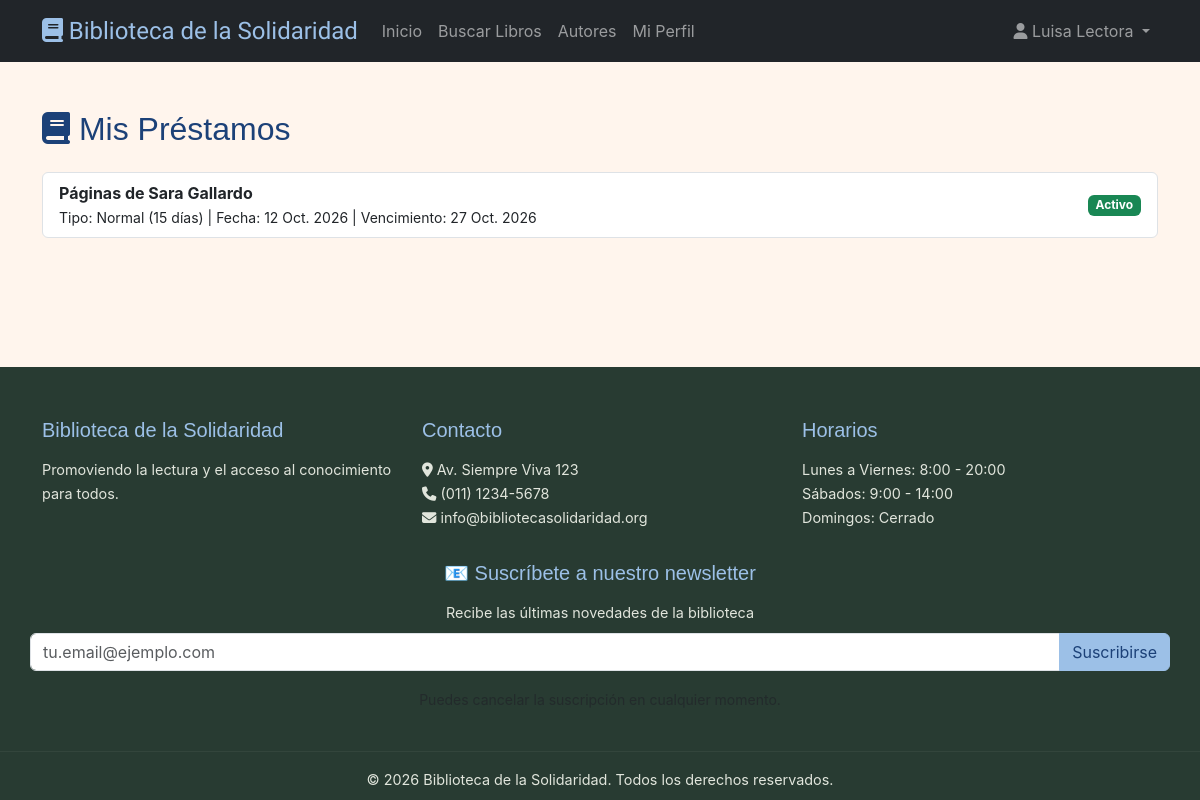
Page /loans/my/ (signed in) on the committed database.
### apps/users/models.py (models this page shows, shortened)
class User(AbstractUser):
    ROLES = (
        ('reader', 'Lector'),
        ('librarian', 'Bibliotecario'),
        ('admin', 'Administrador')
    )
    role = models.CharField(max_length=10, choices=ROLES, default='reader')
    dni = models.CharField(
            max_length=20,
            unique=True,
            validators=[validate_dni],
            help_text="Formato: 12345678 o 12.345.678"
        )
    address = models.TextField()
    phone = models.CharField(max_length=20)
    score = models.FloatField(default=5.0)
    is_active_member = models.BooleanField(default=True)
    suspension_end_date = models.DateField(null=True, blank=True)
    class Meta:
        db_table = 'users'
        verbose_name = 'Usuario'
        verbose_name_plural = 'Usuarios'

### apps/loans/models.py (models this page shows, shortened)
class Loan(models.Model):
    LOAN_TYPES = (
        ('normal', 'Normal (15 días)'),
        ('express', 'Express (3 días)'),
        ('summer', 'Verano (2 meses)'),
    )
    objects = LoanQuerySet.as_manager()
    LOAN_DURATION = {
        'normal': 15,
        'express': 3,
        'summer': 60,
    }
    user = models.ForeignKey(User, on_delete=models.CASCADE, related_name='loans')
    book = models.ForeignKey('books.Book', on_delete=models.CASCADE, related_name='loans')
    stock_item = models.ForeignKey(
        'books.BookStock',
        on_delete=models.SET_NULL,
        null=True,
        blank=True,
        related_name='loans',
    )
    loan_type = models.CharField(max_length=10, choices=LOAN_TYPES, default='normal')
    loan_date = models.DateField(auto_now_add=True)
    due_date = models.DateField()
    return_date = models.DateField(null=True, blank=True)
    status = models.CharField(max_length=20, choices=(
        ('active', 'Activo'),
        ('returned', 'Devuelto'),
        ('overdue', 'Vencido'),
        ('lost', 'Perdido'),
    ), default='active')
    renewal_count = models.IntegerField(default=0)
    max_renewals = models.IntegerField(default=2)
    class Meta:
        db_table = 'loans'
        verbose_name = 'Préstamo'
        verbose_name_plural = 'Préstamos'
        indexes = [
            models.Index(fields=['user', 'status']),
            models.Index(fields=['status', '-due_date']),
            models.Index(fields=['return_date']),
        ]

### apps/books/models.py (models this page shows, shortened)
class Book(models.Model):
    openlibrary_id = models.CharField(
        max_length=50, unique=True, blank=True, null=True, db_index=True
    )
    title = models.CharField(max_length=500, db_index=True)
    authors = models.ManyToManyField(Author, related_name='books', blank=True)
    publish_date = models.CharField(max_length=100, blank=True)
    description = models.TextField(blank=True)
    number_of_pages = models.IntegerField(blank=True, null=True)
    isbn = models.ManyToManyField(ISBN, related_name='books', blank=True)
    cover_url = models.URLField(blank=True)
    categories = models.ManyToManyField(Category, related_name='books')
    stock = models.IntegerField(default=0)
    available = models.BooleanField(default=True)
    created_at = models.DateTimeField(auto_now_add=True)
    updated_at = models.DateTimeField(auto_now=True)
    objects = BookQuerySet.as_manager()
    class Meta:
        db_table = 'books'
        verbose_name = 'Libro'
        verbose_name_plural = 'Libros'
        indexes = [
            models.Index(fields=['title']),
            models.Index(fields=['-created_at']),
            models.Index(fields=['available', 'stock']),
        ]

### apps/loans/views.py (the view)
# urls.py: path('my/', UserLoansView.as_view(), name='user_loans'),
class UserLoansView(LoginRequiredMixin, ListView):
    template_name = "loans/user_loans.html"
    context_object_name = "loans"
    def get_queryset(self):
        return Loan.objects.filter(user=self.request.user).select_related("book").order_by("-loan_date")

### templates/loans/user_loans.html
{% extends "base.html" %} {% block title %}Mis Préstamos{% endblock %} {% block content %}
<div class="container mt-5">
    <h2 class="mb-4"><i class="fas fa-book"></i> Mis Préstamos</h2>
    {% if loans %}
    <div class="list-group">
        {% for loan in loans %}
        <div class="list-group-item d-flex justify-content-between align-items-center">
            <div>
                <strong>{{ loan.book.title }}</strong><br />
                <small> Tipo: {{ loan.get_loan_type_display }} | Fecha: {{ loan.loan_date }} | Vencimiento: {{ loan.due_date }} </small>
            </div>
            {% if loan.status == 'active' %}
            <span class="badge bg-success">Activo</span>
            {% elif loan.status == 'overdue' %}
            <span class="badge bg-danger">Vencido</span>
            {% elif loan.status == 'returned' %}
            <span class="badge bg-secondary">Devuelto</span>
            {% else %}
            <span class="badge bg-warning text-dark">{{ loan.get_status_display }}</span>
            {% endif %}
        </div>
        {% endfor %}
    </div>
    {% else %}
    <div class="alert alert-info mt-4">No tienes préstamos registrados actualmente.</div>
    {% endif %}
</div>
{% endblock %}

### templates/base.html (shortened to what this page needs)
{% load static %}
<!DOCTYPE html>
<html lang="es">
<head>
    <link href="https://cdn.jsdelivr.net/npm/bootstrap@5.3.0/dist/css/bootstrap.min.css" rel="stylesheet">
    <link rel="stylesheet" href="https://cdnjs.cloudflare.com/ajax/libs/font-awesome/6.4.0/css/all.min.css">
    <link rel="stylesheet" href="{% static 'css/styles.css' %}">
</head>
<body>
    <nav class="navbar navbar-expand-lg navbar-dark bg-dark">
        <div class="container">
            <a class="navbar-brand" href="{% url 'home' %}">
                <i class="fas fa-book"></i> <span class="playwrite-au-tas-semibold">Biblioteca de la Solidaridad</span>
            </a>
            <div class="collapse navbar-collapse" id="navbarNav">
                <ul class="navbar-nav me-auto">
                    <li class="nav-item">
                        <a class="nav-link" href="{% url 'home' %}">Inicio</a>
                    </li>
                    <li class="nav-item">
                        <a class="nav-link" href="{% url 'book_search' %}">Buscar Libros</a>
                    </li>
                    <li class="nav-item">
                        <a class="nav-link" href="{% url 'author_list' %}">Autores</a>
                    </li>
                    {% if user.is_authenticated %}
                    <li class="nav-item">
                        <a class="nav-link" href="{% url 'profile' %}">Mi Perfil</a>
                    </li>
                    {% endif %}
                </ul>
                <ul class="navbar-nav">
                    {% if user.is_authenticated %}
                    <li class="nav-item dropdown">
                        <a class="nav-link dropdown-toggle" href="#" role="button" data-bs-toggle="dropdown">
                            <i class="fas fa-user"></i> {{ user.get_full_name|default:user.username }}
                        </a>
                    </li>
                    {% endif %}
                </ul>
            </div>
        </div>
    </nav>
    <main>
        {% block content %}{% endblock %}
    </main>
    <br>
    <footer class="footer">
        <div class="container">
            <div class="row">
                <div class="col-md-4">
                    <h5>Biblioteca de la Solidaridad</h5>
                    <p>Promoviendo la lectura y el acceso al conocimiento para todos.</p>
                </div>
                <div class="col-md-4">
                    <h5>Contacto</h5>
                    <p>
                        <i class="fas fa-map-marker-alt"></i> Av. Siempre Viva 123<br>
                        <i class="fas fa-phone"></i> (011) 1234-5678<br>
                        <i class="fas fa-envelope"></i> info@bibliotecasolidaridad.org
                    </p>
                </div>
                <div class="col-md-4">
                    <h5>Horarios</h5>
                    <p>
                        Lunes a Viernes: 8:00 - 20:00<br>
                        Sábados: 9:00 - 14:00<br>
                        Domingos: Cerrado
                    </p>
                </div>
                <div class="card-body text-center">
                    <br>
                    <div>
                        <h5>📧 Suscríbete a nuestro newsletter</h5>
                        <p>Recibe las últimas novedades de la biblioteca</p>
                        <form method="post" action="{% url 'subscribe_newsletter' %}">
                            <div class="input-group mb-3">
                                <input type="email" name="email" class="form-control" placeholder="tu.email@ejemplo.com"
                                    required>
                                <button class="btn btn-primary" type="submit">Suscribirse</button>
                            </div>
                        </form>
                        <small class="text-muted">Puedes cancelar la suscripción en cualquier momento.</small>
                    </div>
                </div>
            </div>
            <br>
        </div>
        <hr>
        <div class="text-center">
            <p>&copy; 2026 Biblioteca de la Solidaridad. Todos los derechos reservados.</p>
        </div>
    </footer>
</body>
</html>

### static/css/styles.css (style rules this page uses)
:root { --orange: #ec6144; --yellow: #ef9f52; --pink: #f4aab6; --light-blue: #9cc0e7; --white: #fff5ed; --blue: #1c4178; --font-display: 'Poppins', sans-serif; --font-body: 'Inter', sans-serif; --radius-sm: 8px; --radius-md: 12px; --radius-lg: 16px; --radius-xl: 24px; --shadow-sm: 0 2px 4px rgba(0, 0, 0, 0.05); --shadow-md: 0 4px 12px rgba(0, 0, 0, 0.08); --shadow-lg: 0 10px 25px rgba(0, 0, 0, 0.1); --shadow-xl: 0 20px 40px rgba(0, 0, 0, 0.15); --transition: all 0.3s ease; }
html { scroll-behavior: smooth; }
body { height: 100%; margin: 0; }
body { font-family: Arial, sans-serif; background-color: var(--white); color: var(--blue); display: flex; flex-direction: column; min-height: 100vh; }
main { flex: 1 0 auto; }
.footer { flex-shrink: 0; background-color: var(--blue); padding: 2rem 0; color: var(--white); }
.navbar-brand { font-weight: bold; font-size: 1.5rem; color: var(--light-blue); }
.playwrite-au-tas-semibold { font-family: "Playwrite AU TAS", cursive; font-optical-sizing: auto; font-weight: 300; font-style: normal; }
.footer hr { border-color: rgba(255, 255, 255, 0.2); }
.footer h5 { color: var(--light-blue); margin-bottom: 1rem; }
.footer p { margin-bottom: 0.5rem; font-size: 0.95rem; }
form input, form select, form textarea { width: 100%; border-radius: 0.4rem; border: 1px solid #ced4da; padding: 0.55rem 0.75rem; font-size: 1rem; background-color: #fff; transition: all 0.2s ease-in-out; }
.btn-primary { background-color: var(--light-blue); border-color: var(--light-blue); color: var(--blue); }
.list-group-item { transition: background-color 0.2s; }
:root { --orange: #ec6144; --yellow: #ef9f52; --pink: #f4aab6; --light-blue: #9cc0e7; --white: #fff5ed; --blue: #1c4178; --font-display: 'Poppins', sans-serif; --font-body: 'Inter', sans-serif; --font-playwrite: 'Playwrite AU TAS', cursive; --radius-sm: 8px; --radius-md: 12px; --radius-lg: 16px; --radius-xl: 24px; --success: #06D6A0; --warning: #FFD166; --error: #EF476F; --info: #118AB2; --shadow-sm: 0 2px 4px rgba(0, 0, 0, 0.05); --shadow-md: 0 4px 12px rgba(0, 0, 0, 0.08); --shadow-lg: 0 10px 25px rgba(0, 0, 0, 0.1); --shadow-xl: 0 20px 40px rgba(0, 0, 0, 0.15); --transition: all 0.3s ease; }
body { overflow-x: hidden; background: var(--white); color: var(--blue); font-family: var(--font-body); }
h1, h2, h3, h4, h5, h6 { color: var(--blue); font-family: var(--font-display); }
a { color: var(--terracotta); }
.footer { padding: 3.2rem 0 0; background: #283b32; color: #f8f4e9; }
.footer p { color: #e1e5dc; font-size: 0.9rem; line-height: 1.65; }

### rows in the picture
User: get_full_name "Luisa Lectora"
Loan: book "Páginas de Sara Gallardo", loan_type "Normal (15 días)", loan_date "12 Oct. 2026", due_date "27 Oct. 2026", status "Activo"
